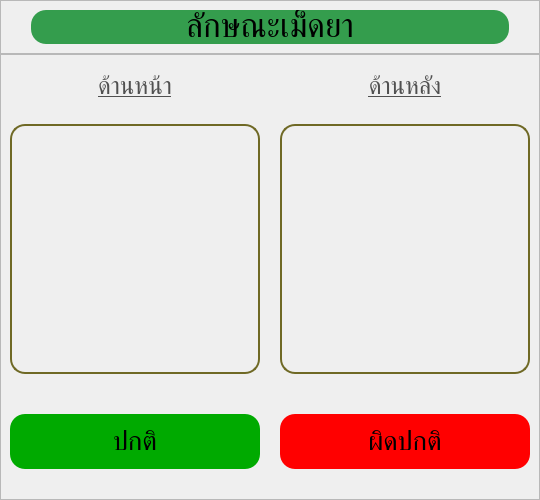
         <widget class="QWidget" name="characteristics_page">
          <layout class="QVBoxLayout" name="verticalLayout_14">
           <property name="spacing">
            <number>0</number>
           </property>
           <property name="leftMargin">
            <number>0</number>
           </property>
           <property name="topMargin">
            <number>0</number>
           </property>
           <property name="rightMargin">
            <number>0</number>
           </property>
           <property name="bottomMargin">
            <number>0</number>
           </property>
           <item>
            <widget class="QFrame" name="thickness_frame_2">
             <property name="maximumSize">
              <size>
               <width>16777215</width>
               <height>80</height>
              </size>
             </property>
             <property name="frameShape">
              <enum>QFrame::Shape::StyledPanel</enum>
             </property>
             <property name="frameShadow">
              <enum>QFrame::Shadow::Raised</enum>
             </property>
             <layout class="QHBoxLayout" name="horizontalLayout_33">
              <property name="leftMargin">
               <number>30</number>
              </property>
              <property name="rightMargin">
               <number>30</number>
              </property>
              <item>
               <widget class="QLabel" name="thickness_title_2">
                <property name="maximumSize">
                 <size>
                  <width>16777215</width>
                  <height>50</height>
                 </size>
                </property>
                <property name="font">
                 <font>
                  <family>Kanit</family>
                  <pointsize>25</pointsize>
                 </font>
                </property>
                <property name="styleSheet">
                 <string notr="true">background-color: rgb(52, 157, 77);
border-radius: 15px;</string>
                </property>
                <property name="text">
                 <string>ลักษณะเม็ดยา</string>
                </property>
                <property name="alignment">
                 <set>Qt::AlignmentFlag::AlignCenter</set>
                </property>
               </widget>
              </item>
             </layout>
            </widget>
           </item>
           <item>
            <widget class="QFrame" name="characteristics_frame">
             <property name="styleSheet">
              <string notr="true">QLabel {
	border: solid;
	border-width: 2px;
	border-color: rgb(111, 105, 37);
	border-radius: 15px;
	padding: 10px;
}

QPushButton {
	margin-top: 25px;
	border-radius: 15px;
}</string>
             </property>
             <property name="frameShape">
              <enum>QFrame::Shape::StyledPanel</enum>
             </property>
             <property name="frameShadow">
              <enum>QFrame::Shadow::Raised</enum>
             </property>
             <layout class="QGridLayout" name="gridLayout_4">
              <property name="bottomMargin">
               <number>30</number>
              </property>
              <property name="horizontalSpacing">
               <number>20</number>
              </property>
              <property name="verticalSpacing">
               <number>15</number>
              </property>
              <item row="1" column="0">
               <widget class="QLabel" name="tablet_front_img">
                <property name="minimumSize">
                 <size>
                  <width>250</width>
                  <height>250</height>
                 </size>
                </property>
                <property name="maximumSize">
                 <size>
                  <width>250</width>
                  <height>250</height>
                 </size>
                </property>
                <property name="text">
                 <string/>
                </property>
                <property name="pixmap">
                 <pixmap resource="resource.qrc">:/assets/icon/picture_default.png</pixmap>
                </property>
                <property name="scaledContents">
                 <bool>true</bool>
                </property>
               </widget>
              </item>
              <item row="2" column="1">
               <widget class="QPushButton" name="characteristics_abnomal">
                <property name="minimumSize">
                 <size>
                  <width>120</width>
                  <height>80</height>
                 </size>
                </property>
                <property name="font">
                 <font>
                  <family>Kanit</family>
                  <pointsize>20</pointsize>
                 </font>
                </property>
                <property name="cursor">
                 <cursorShape>PointingHandCursor</cursorShape>
                </property>
                <property name="styleSheet">
                 <string notr="true">background-color: rgb(255, 0, 0);</string>
                </property>
                <property name="text">
                 <string>ผิดปกติ</string>
                </property>
                <property name="icon">
                 <iconset>
                  <normaloff>:/assets/icon/close.png</normaloff>:/assets/icon/close.png</iconset>
                </property>
                <property name="iconSize">
                 <size>
                  <width>30</width>
                  <height>30</height>
                 </size>
                </property>
               </widget>
              </item>
              <item row="2" column="0">
               <widget class="QPushButton" name="characteristics_nomal">
                <property name="minimumSize">
                 <size>
                  <width>120</width>
                  <height>80</height>
                 </size>
                </property>
                <property name="font">
                 <font>
                  <family>Kanit</family>
                  <pointsize>20</pointsize>
                 </font>
                </property>
                <property name="cursor">
                 <cursorShape>PointingHandCursor</cursorShape>
                </property>
                <property name="styleSheet">
                 <string notr="true">background-color: rgb(0, 170, 0);</string>
                </property>
                <property name="text">
                 <string>ปกติ</string>
                </property>
                <property name="icon">
                 <iconset>
                  <normaloff>:/assets/icon/confirm.png</normaloff>:/assets/icon/confirm.png</iconset>
                </property>
                <property name="iconSize">
                 <size>
                  <width>30</width>
                  <height>30</height>
                 </size>
                </property>
               </widget>
              </item>
              <item row="1" column="1">
               <widget class="QLabel" name="tablet_behind_img">
                <property name="minimumSize">
                 <size>
                  <width>250</width>
                  <height>250</height>
                 </size>
                </property>
                <property name="maximumSize">
                 <size>
                  <width>250</width>
                  <height>250</height>
                 </size>
                </property>
                <property name="text">
                 <string/>
                </property>
                <property name="pixmap">
                 <pixmap resource="resource.qrc">:/assets/icon/picture_default.png</pixmap>
                </property>
                <property name="scaledContents">
                 <bool>true</bool>
                </property>
               </widget>
              </item>
              <item row="0" column="0">
               <widget class="QLabel" name="tablet_front_label">
                <property name="maximumSize">
                 <size>
                  <width>16777215</width>
                  <height>50</height>
                 </size>
                </property>
                <property name="font">
                 <font>
                  <family>Kanit</family>
                  <pointsize>18</pointsize>
                  <bold>false</bold>
                  <underline>true</underline>
                 </font>
                </property>
                <property name="styleSheet">
                 <string notr="true">border: none;
color: rgb(80, 80, 80);</string>
                </property>
                <property name="text">
                 <string>ด้านหน้า</string>
                </property>
                <property name="alignment">
                 <set>Qt::AlignmentFlag::AlignCenter</set>
                </property>
               </widget>
              </item>
              <item row="0" column="1">
               <widget class="QLabel" name="tablet_behind_label">
                <property name="maximumSize">
                 <size>
                  <width>16777215</width>
                  <height>50</height>
                 </size>
                </property>
                <property name="font">
                 <font>
                  <family>Kanit</family>
                  <pointsize>18</pointsize>
                  <bold>false</bold>
                  <underline>true</underline>
                 </font>
                </property>
                <property name="styleSheet">
                 <string notr="true">border: none;
color: rgb(80, 80, 80);</string>
                </property>
                <property name="text">
                 <string>ด้านหลัง</string>
                </property>
                <property name="alignment">
                 <set>Qt::AlignmentFlag::AlignCenter</set>
                </property>
               </widget>
              </item>
             </layout>
            </widget>
           </item>
          </layout>
         </widget>
